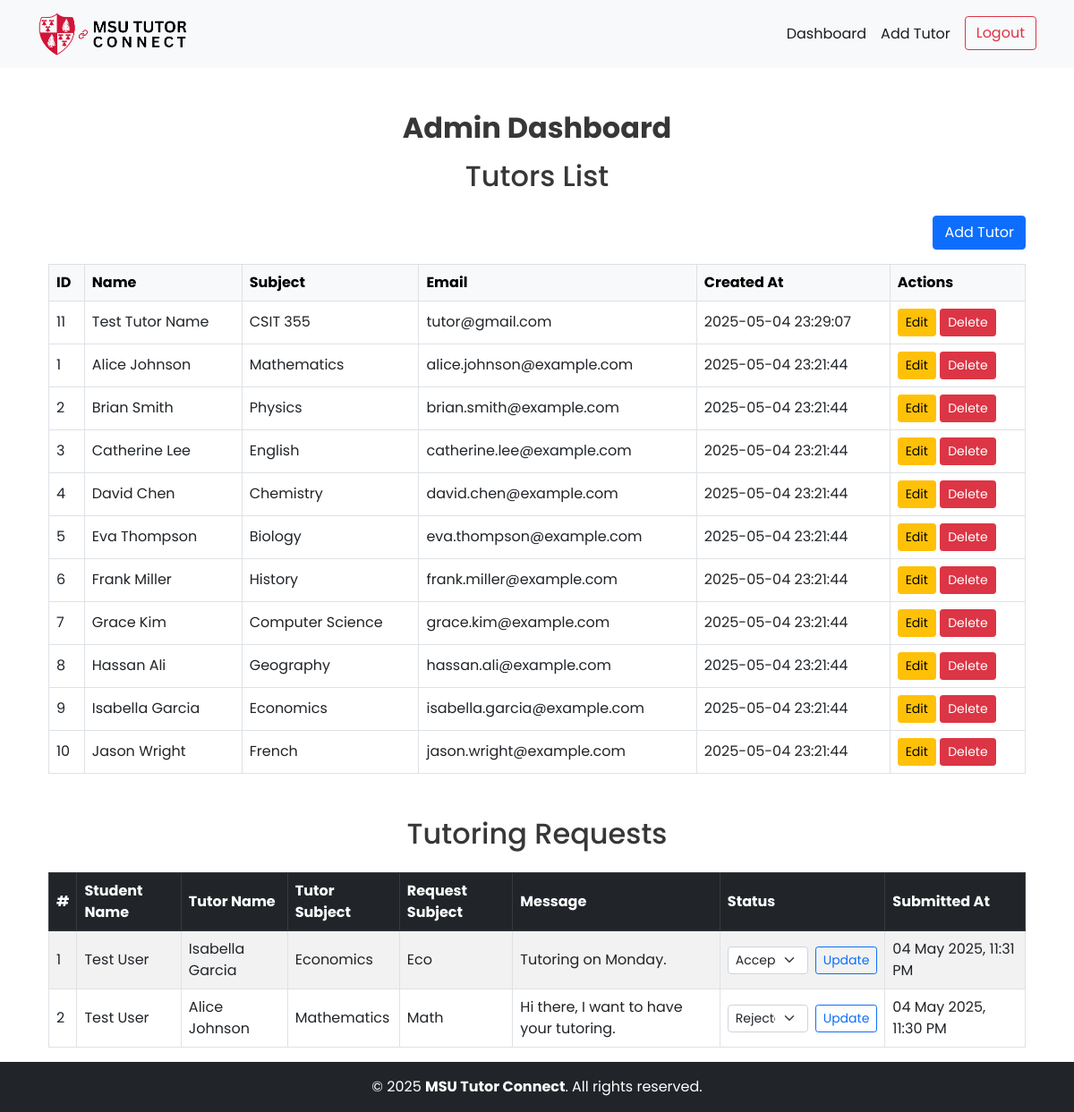
Page /admin_dashboard.php (signed in) on the committed database.
### tables this page shows
CREATE TABLE `tutors` (
  `tutor_id` int NOT NULL,
  `name` varchar(100) NOT NULL,
  `subject` varchar(100) NOT NULL,
  `email` varchar(100) NOT NULL,
  `bio` text NOT NULL,
  `created_at` datetime DEFAULT CURRENT_TIMESTAMP,
  `image` varchar(255) DEFAULT NULL
);

CREATE TABLE `tutoring_requests` (
  `request_id` int NOT NULL,
  `student_id` int DEFAULT NULL,
  `tutor_id` int DEFAULT NULL,
  `subject` varchar(100) NOT NULL,
  `message` text NOT NULL,
  `status` enum('pending','accepted','rejected') NOT NULL DEFAULT 'pending',
  `submitted_at` datetime DEFAULT CURRENT_TIMESTAMP
);

CREATE TABLE `users` (
  `user_id` int NOT NULL,
  `name` varchar(100) NOT NULL,
  `email` varchar(100) NOT NULL,
  `password` varchar(255) NOT NULL,
  `role` enum('student','admin') NOT NULL,
  `created_at` datetime DEFAULT CURRENT_TIMESTAMP
);

### core/Controller.php (called while the page is built, shortened)
<?php
class Controller
{
    public function view($view, $data = [])
    {
        extract($data);
        require_once "./app/views/$view.phtml";
        require_once "./app/views/layout.phtml";
    }
}

### app/controllers/AdminController.php (called while the page is built, shortened)
<?php
class AdminController extends Controller
{
    private $tutorModel;
    public function __construct()
    {
        $this->tutorModel = new TutorModel();
    }
    public function index()
    {
        $tutors = $this->tutorModel->getAllTutors();
        $requests = $this->tutorModel->getAllRequests();
        $this->view('admin/dashboard', ['tutors' => $tutors,'requests' => $requests]);
    }
}

### core/Database.php (called while the page is built, shortened)
<?php
class Database
{
    private static $instance = null;
    private function __construct()
    {
        try {
            $this->pdo = new PDO(
                "mysql:host=" . DB_HOST . ";dbname=" . DB_NAME,
                DB_USER,
                DB_PASS
            );
        } catch (PDOException $e) {
            die("Database connection failed: " . $e->getMessage());
        }
    }
    public static function getDB()
    {
        if (self::$instance === null) {
            self::$instance = new Database();
        }
        return self::$instance->pdo;
    }
}

### core/Model.php (called while the page is built, shortened)
<?php
class Model
{
    public function __construct()
    {
        $this->db = Database::getDB();
    }
}

### app/models/TutorModel.php (called while the page is built, shortened)
<?php
class TutorModel extends Model
{
    public function getAllTutors()
    {
        $stmt = $this->db->query("SELECT * FROM tutors ORDER BY created_at DESC");
        return $stmt->fetchAll(PDO::FETCH_ASSOC);
    }
    public function getAllRequests()
    {
        $stmt = $this->db->prepare("
        SELECT r.request_id, t.name AS tutor_name, u.name AS student_name, t.subject AS tutor_subject, r.subject, r.message, r.status, r.submitted_at
        FROM tutoring_requests r
        JOIN users u ON r.student_id = u.user_id
        JOIN tutors t ON r.tutor_id = t.tutor_id
        ORDER BY r.submitted_at DESC
    ");
        $stmt->execute();
        return $stmt->fetchAll(PDO::FETCH_ASSOC);
    }
}

### app/views/admin/dashboard.phtml (the view, shortened to what this page needs)
<?php $title = 'Admin Dashboard'; ?>
<div class="container mt-5">
    <h2 class="mb-3 text-center fw-bold"><?= $title; ?></h2>
    <h2 class="mb-4 text-center">Tutors List</h2>
    <div class="text-end mb-3">
        <a href="<?= BASE_URL ?>add_tutor.php" class="btn btn-primary">Add Tutor</a>
    </div>
    <?php if (!empty($tutors)): ?>
        <table class="table table-bordered mx-auto">
            <thead class="table-light">
                <tr>
                    <th>ID</th>
                    <th>Name</th>
                    <th>Subject</th>
                    <th>Email</th>
                    <th>Created At</th>
                    <th>Actions</th>
                </tr>
            </thead>
            <tbody>
                <?php foreach ($tutors as $tutor): ?>
                    <tr>
                        <td><?= htmlspecialchars($tutor['tutor_id']) ?></td>
                        <td><?= htmlspecialchars($tutor['name']) ?></td>
                        <td><?= htmlspecialchars($tutor['subject']) ?></td>
                        <td><?= htmlspecialchars($tutor['email']) ?></td>
                        <td><?= htmlspecialchars($tutor['created_at']) ?></td>
                        <td>
                            <a href="<?= BASE_URL ?>edit_tutor.php?id=<?= $tutor['tutor_id'] ?>"
                                class="btn btn-sm btn-warning">Edit</a>
                            <a href="<?= BASE_URL ?>delete_tutor.php?id=<?= $tutor['tutor_id'] ?>" class="btn btn-sm btn-danger"
                                onclick="return confirm('Are you sure?')">Delete</a>
                        </td>
                    </tr>
                <?php endforeach; ?>
            </tbody>
        </table>
    <?php else: ?>
        <p class="text-center">No tutors found.</p>
    <?php endif; ?>
    <div class="mt-5">
        <h2 class="mb-4 text-center">Tutoring Requests</h2>
        <?php if (empty($requests)): ?>
            <p class="text-muted">You have not received any tutoring requests yet.</p>
        <?php else: ?>
            <table class="table table-bordered table-striped">
                <thead class="table-dark">
                    <tr>
                        <th>#</th>
                        <th>Student Name</th>
                        <th>Tutor Name</th>
                        <th>Tutor Subject</th>
                        <th>Request Subject</th>
                        <th>Message</th>
                        <th>Status</th>
                        <th>Submitted At</th>
                    </tr>
                </thead>
                <tbody>
                    <?php foreach ($requests as $i => $req): ?>
                        <tr>
                            <td><?= $i + 1 ?></td>
                            <td><?= htmlspecialchars($req['student_name']) ?></td>
                            <td><?= htmlspecialchars($req['tutor_name']) ?></td>
                            <td><?= htmlspecialchars($req['tutor_subject']) ?></td>
                            <td><?= htmlspecialchars($req['subject']) ?></td>
                            <td><?= nl2br(htmlspecialchars($req['message'])) ?></td>
                            <td>
                                <form method="POST" action="update_request_status.php" class="d-flex align-items-center gap-2">
                                    <select name="status" class="form-select form-select-sm" required>
                                        <option value="accepted" <?= $req['status'] === 'accepted' ? 'selected' : '' ?>>Accepted
                                        </option>
                                        <option value="rejected" <?= $req['status'] === 'rejected' ? 'selected' : '' ?>>Rejected
                                        </option>
                                    </select>
                                    <button type="submit" class="btn btn-sm btn-outline-primary">Update</button>
                                </form>
                            </td>
                            <td><?= date('d M Y, h:i A', strtotime($req['submitted_at'])) ?></td>
                        </tr>
                    <?php endforeach; ?>
                </tbody>
            </table>
        <?php endif; ?>
    </div>
</div>

### public/assets/css/style.css (style rules this page uses)
body { background-color: #FFFFFF; color: #373737; font-family: 'Poppins', Arial, Helvetica, sans-serif; }
table td,table th { vertical-align: middle; }

### rows in the picture
tutors: tutor_id "11", name "Test Tutor Name", subject "CSIT 355", email "tutor@gmail.com", created_at "2025-05-04 23:29:07"
tutors: tutor_id "1", name "Alice Johnson", subject "Mathematics", email "alice.johnson@example.com", created_at "2025-05-04 23:21:44"
tutors: tutor_id "2", name "Brian Smith", subject "Physics", email "brian.smith@example.com", created_at "2025-05-04 23:21:44"
tutors: tutor_id "3", name "Catherine Lee", subject "English", email "catherine.lee@example.com", created_at "2025-05-04 23:21:44"
tutors: tutor_id "4", name "David Chen", subject "Chemistry", email "david.chen@example.com", created_at "2025-05-04 23:21:44"
tutors: tutor_id "5", name "Eva Thompson", subject "Biology", email "eva.thompson@example.com", created_at "2025-05-04 23:21:44"
tutors: tutor_id "6", name "Frank Miller", subject "History", email "frank.miller@example.com", created_at "2025-05-04 23:21:44"
tutors: tutor_id "7", name "Grace Kim", subject "Computer Science", email "grace.kim@example.com", created_at "2025-05-04 23:21:44"
tutors: tutor_id "8", name "Hassan Ali", subject "Geography", email "hassan.ali@example.com", created_at "2025-05-04 23:21:44"
tutors: tutor_id "9", name "Isabella Garcia", subject "Economics", email "isabella.garcia@example.com", created_at "2025-05-04 23:21:44"
tutors: tutor_id "10", name "Jason Wright", subject "French", email "jason.wright@example.com", created_at "2025-05-04 23:21:44"
tutoring_requests: student.name "Test User", tutor.name "Isabella Garcia", tutor.subject "Economics", subject "Eco", message "Tutoring on Monday.", status "Accepted", submitted_at "04 May 2025, 11:31 PM"
tutoring_requests: student.name "Test User", tutor.name "Alice Johnson", tutor.subject "Mathematics", subject "Math", message "Hi there, I want to have your tutoring.", status "Rejected", submitted_at "04 May 2025, 11:30 PM"

### other values in the picture
$title "Admin Dashboard"
